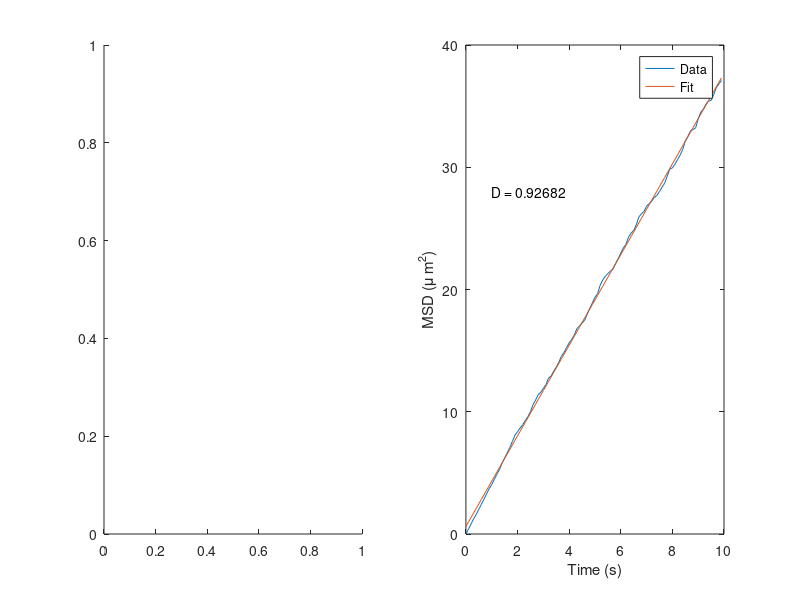

This chart was generated by the following MATLAB code:
clear all
close all

%% diffusing particle(s)

numberofparticles = 1000;
totaltime = 10; %seconds
Dconst = 1; %um2/s
dt = 0.1;
timeaxis = [0:dt:(totaltime-dt)]';

particles = zeros( totaltime/dt , numberofparticles , 2 );

%simulate diffusion
distmoved = sqrt(4*Dconst*dt);

for loop = 2:totaltime/dt
    
    direct = rand( 1 , numberofparticles , 1  )*2*pi ;
    
    [x , y ] = pol2cart(  direct , distmoved );
    
    
    particles(loop, : , :) = particles(loop-1, : , :) + cat(3,x,y);
    
end

subplot(1,2,1)

%plot( particles(:,:,1) , particles(:,:,2)  );

subplot(1,2,2)

msds = mean(( particles(:,:,1).^2 + particles(:,:,2).^2 ),2);

plot(timeaxis,msds);
xlabel('Time (s)')
ylabel('MSD (\mu m^2)')

%do a fit


para = polyfit(timeaxis,msds,1);
hold on
plot(timeaxis, para(1)*timeaxis + para(2));

legend('Data','Fit')

text( 0.1,0.7 ,[ 'D = ' num2str( para(1)/4  )] ,'Units','normalized');

